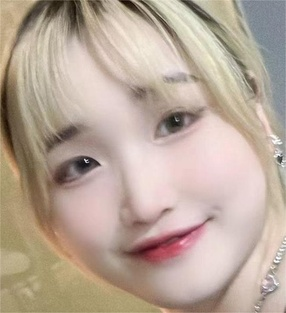
#> input picture 机器学习 - 副本/24.opencv/opencv图像处理/mobanjiequ.jpg, 286 x 313 px, shrunk from 650 x 712 before the run
$ python '模板匹配多对象匹配.py'
#> lines starting #> are read from the running program, lines starting #| are printed output that depends on the picture; after the words box and inside, x2 and y2 are one past the last pixel; in counts of white or black regions, pixels touching at a corner belong together
import cv2
import numpy as np

def cv_show(img,name=None) :
    cv2.imshow(name,img)
    cv2.waitKey(0)
    # cv2.destroyAllWindows()

template = cv2.imread('mobanjiequ.jpg', 0)
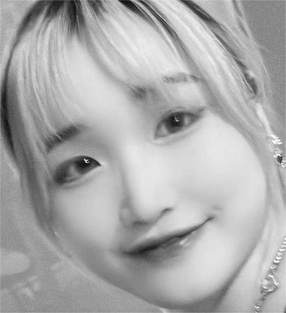
#> template: shape (313, 286); min 8, max 255, mean 171.2
img_rgb = cv2.imread('mobanpipei.jpg')
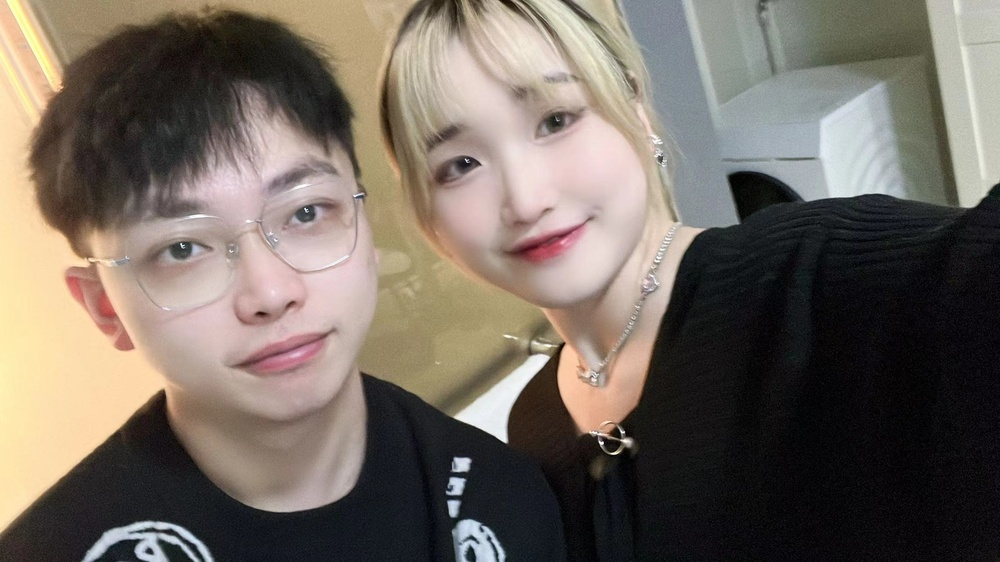
#> input picture 机器学习 - 副本/24.opencv/opencv图像处理/mobanpipei.jpg, 1000 x 562 px, shrunk from 2276 x 1280 before the run
#> img_rgb is the input picture: shape (562, 1000, 3); mean B, G, R 97.3, 106.6, 116.4
img_gray = cv2.cvtColor(img_rgb, cv2.COLOR_BGR2GRAY)
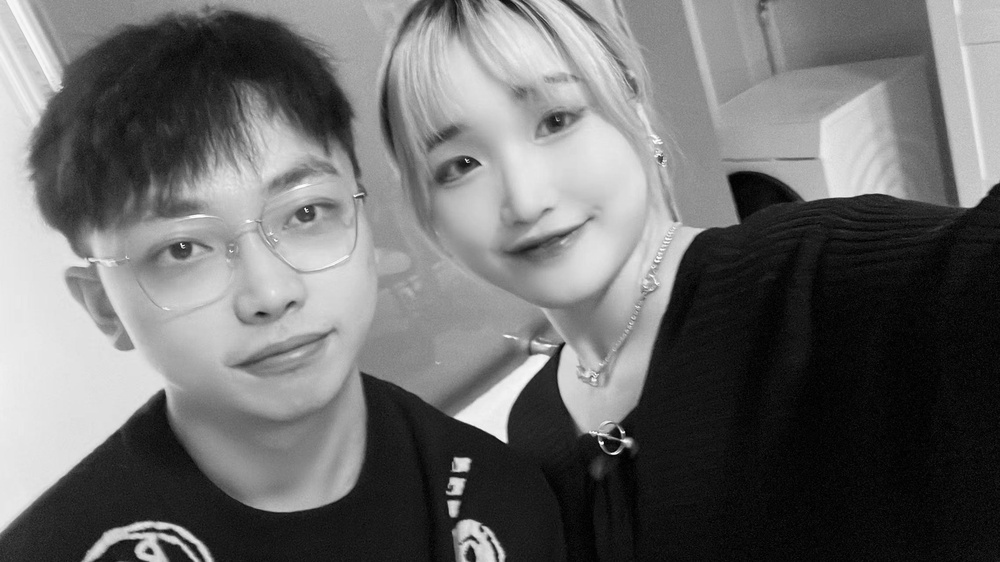
#> img_gray: shape (562, 1000); min 0, max 255, mean 108.4
# cv_show(template)
# cv_show(img_rgb)
# cv_show(img_gray)

h, w = template.shape[:2]
#> h = 313; w = 286
res = cv2.matchTemplate(img_gray, template, cv2.TM_CCOEFF_NORMED)
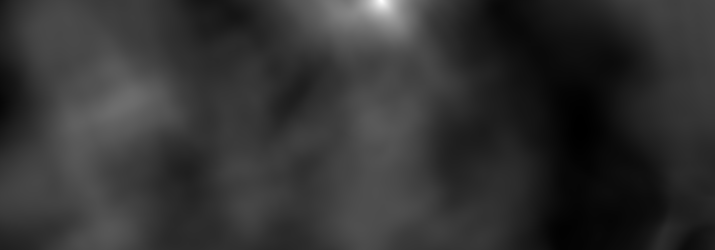
#> res: shape (250, 715) float32; min -0.294, max 0.996, mean -0.0375; drawn with min black and max white
threshold = 0.8
#取匹配程度大于%80的坐标
loc = np.where(res >= threshold)
#> loc = 79 positions, rows 0 to 6, columns 375 to 387
for pt in zip(*loc[::-1]):#*号表示可选参数
    bottom_right =(pt[0] + w, pt[1] + h)
    cv2.rectangle(img_rgb, pt, bottom_right, (0, 0, 255), 2)
#> this loop made 79 passes
#> (pt, bottom_right) on passes 1 to 12: ((375, 0), (661, 313)), ((376, 0), (662, 313)), ((377, 0), (663, 313)), ((378, 0), (664, 313)), ((379, 0), (665, 313)), ((380, 0), (666, 313)), ((381, 0), (667, 313)), ((382, 0), (668, 313)), ((383, 0), (669, 313)), ((384, 0), (670, 313)), ((385, 0), (671, 313)), ((386, 0), (672, 313))
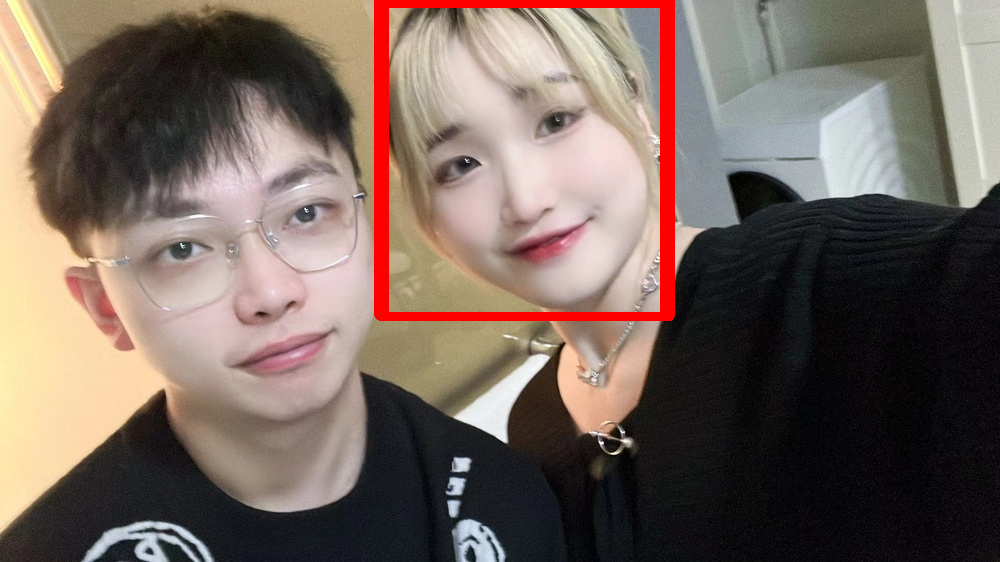
#> img_rgb: shape (562, 1000, 3); 2.53% of pixels changed, all inside (x1, y1, x2, y2) = (374, 0, 675, 321)
cv2.imshow ('img_rgb', img_rgb)
cv2.waitKey(0)
